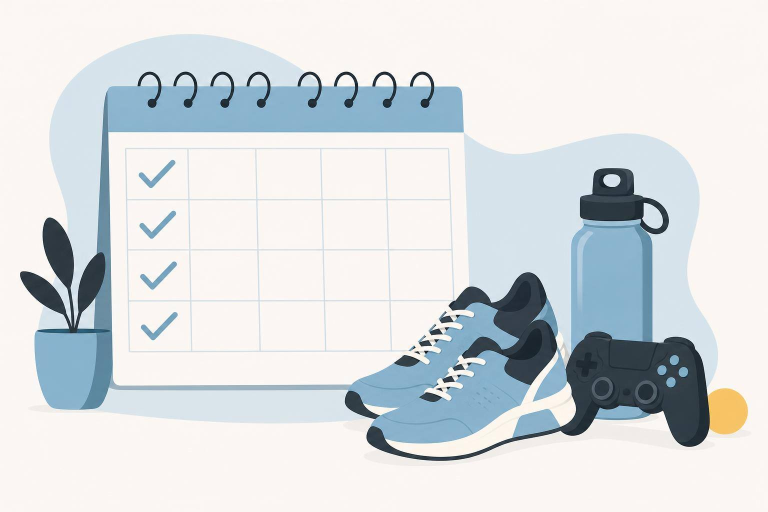
#> input picture assets/images/guides/a-beginners-4-week-plan-for-exercising-while-gaming.jpg, 1536 x 1024 px (shown at 1/2 size); its folder holds only this picture in this run
$ python resize_images.py
#> lines starting #> are read from the running program, lines starting #| are printed output that depends on the picture
"""Makes the WebP sizes for images we host ourselves. Run from the repo root after adding one.

    pip install pillow
    python scripts/resize_images.py

Game art comes from Steam and never goes through this. See docs/images.md.
"""
import glob
import os

from PIL import Image

WIDTHS = {
    'assets/images/guides/*.jpg': [480, 960, 1536],
    'assets/images/reviews/*.jpg': [480, 960],
    'assets/images/authors/*.jpg': [128, 256],
    'assets/images/logos/logo-on-dark.png': [100, 220],
}
# Originals we keep small since only a tiny copy ever shows
MAX_SOURCE_WIDTH = {'assets/images/authors/*.jpg': 512}

for pattern, widths in WIDTHS.items():
    for path in glob.glob(pattern):
        path = path.replace(os.sep, '/')
        image = Image.open(path)
#> image is the input picture: PIL image 1536x1024 RGB; mean R, G, B 216.5, 220.9, 223.4
        limit = MAX_SOURCE_WIDTH.get(pattern)
        if limit and image.width > limit:
            image = image.resize((limit, round(image.height * limit / image.width)), Image.LANCZOS)
            image.save(path, optimize=True)
        base = path.rsplit('.', 1)[0]
        for width in widths:
            output = f'{base}-{width}.webp'
            # Delete a size to remake it
            if os.path.exists(output):
                continue
            height = round(image.height * width / image.width)
            image.resize((width, height), Image.LANCZOS).save(output, quality=80, method=6)
            print(output)
#> this loop made 3 passes
#> pass 1, `image.resize((width, height), Image.LANCZOS).save(output, quality=80, ..`:
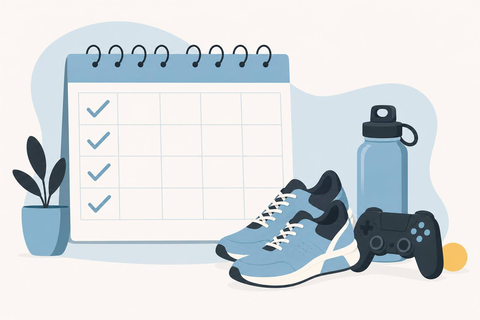
#> saved as a-beginners-4-week-plan-for-exercising-while-gaming-480.webp: PIL image 480x320 RGB; mean R, G, B 216.4, 220.9, 223.4
#> pass 2, `image.resize((width, height), Image.LANCZOS).save(output, quality=80, ..`:
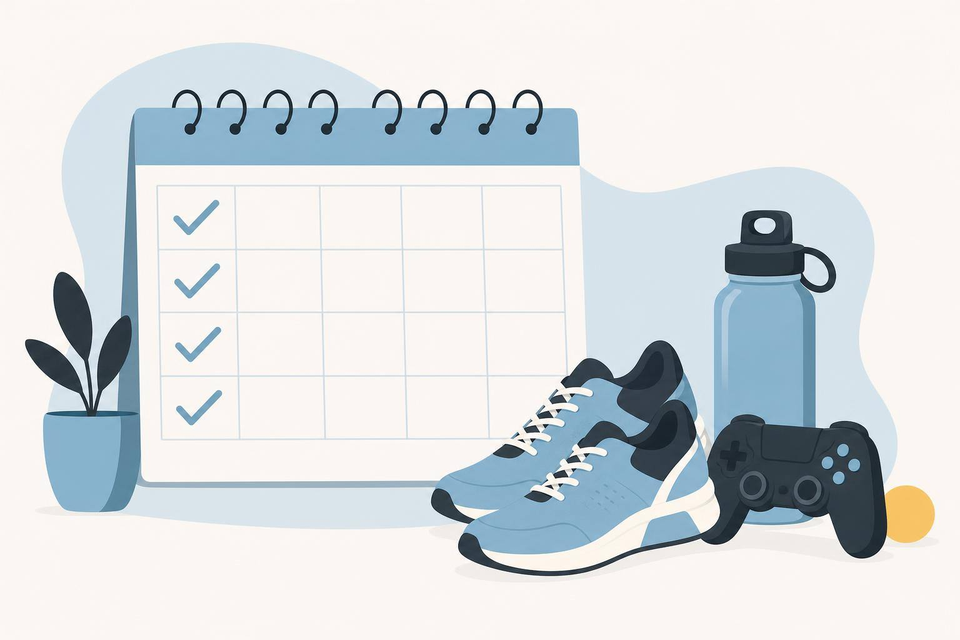
#> saved as a-beginners-4-week-plan-for-exercising-while-gaming-960.webp: PIL image 960x640 RGB; mean R, G, B 216.5, 220.9, 223.4
